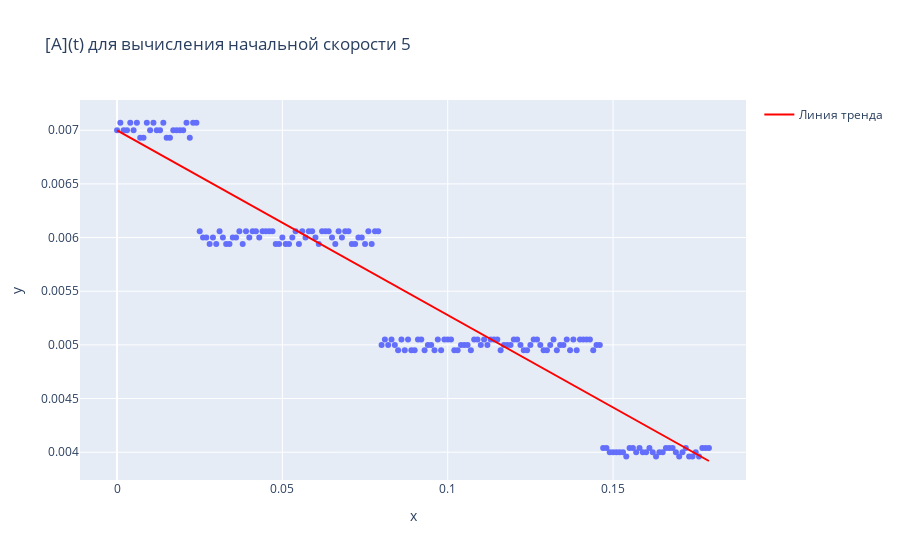

Notebook code for this chart:
### Code cell
x = data['t.min.4'].head(180)
y = data['[A]exp.4'].head(180)
fig = px.scatter(data_frame=data, x=x, y=y, title='[A](t) для вычисления начальной скорости 5')

#Построение линии тренда с фиксированным свободным членом равным начальной концентрации
coeffs = np.polyfit(x, y, deg=1)
coeffs[1] = data['[A]exp.4'].values[0]
poly_eq = np.poly1d(coeffs)
x_trend = np.linspace(x.min(), x.max(), 100)
y_trend = poly_eq(x_trend)
fig.add_scatter(x=x_trend, y=y_trend, mode='lines', name='Линия тренда', line=dict(color='red'))

y_pred = poly_eq(x) 
r_squared = r2_score(y, y_pred)


print('Коэффициенты уравнения линии тренда: a = ' + str(coeffs[0])+', b = '+str(coeffs[1]))
print('R^2: '+str(r_squared))

fig.show()
r5 = -(coeffs[0])
print('r5 = '+str(r5))
